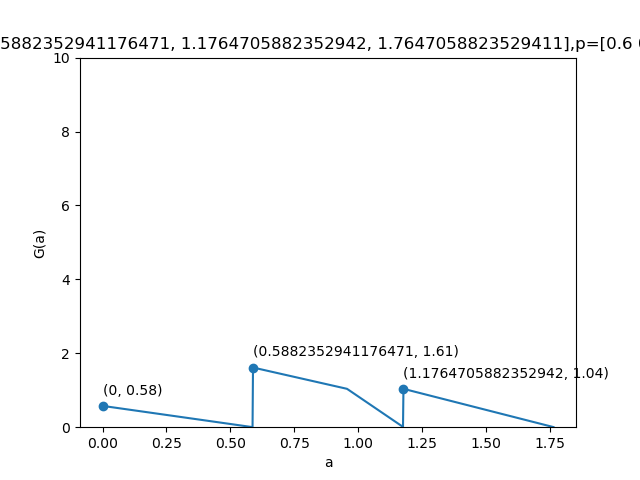

The Python source for this figure:
import matplotlib.pyplot as plt
import numpy as np

y = [10/17,20/17,30/17]
p = [6/10,1/10,3/10]
p = np.array(p).astype(float)
p /= sum(p)
samples = 1000
n = len(y)

def gittins_expr(istar, j, a, Pprime):
    num = (1/Pprime)*sum([p[i]/y[i] for i in range(istar,istar+j+1)])
    print(f"num={num}")
    denom = sum([p[i]*y[i] for i in range(istar,istar+j)])
    denom += y[istar+j]*sum([p[i] for i in range(istar+j,n)])
    denom /= Pprime
    denom -= a
    print(f"denom={denom}")
    return denom/num

def G(a):
    possible_gittins = []
    istar = 0
    yistar = y[istar]
    while a >= yistar:
        istar += 1
        yistar = y[istar]
    Pprime = sum([p[i] for i in range(istar,n)])
    for j in range(n-istar):
        print(f"j={j}")
        possible_gittins.append(gittins_expr(istar, j, a, Pprime))
    return min(possible_gittins)

# print(G(1.5))

A = np.linspace(0,max(y),samples)[:-1]
Y = np.vectorize(G)(A)

plt.plot(A,Y)
plt.ylim(0,10)
plt.title(f"y={y},p={p.round(2)}")
plt.xlabel("a")
plt.ylabel("G(a)")
pts = y[:-1]
pts.append(0)
yGittins = np.vectorize(G)(pts)
plt.scatter(pts,yGittins)
for i in range(len(pts)):
    plt.text(pts[i], yGittins[i]+0.3, f'({pts[i]}, {yGittins[i]:.2f})')
plt.savefig('discrete_gittins_slowdown.png')
